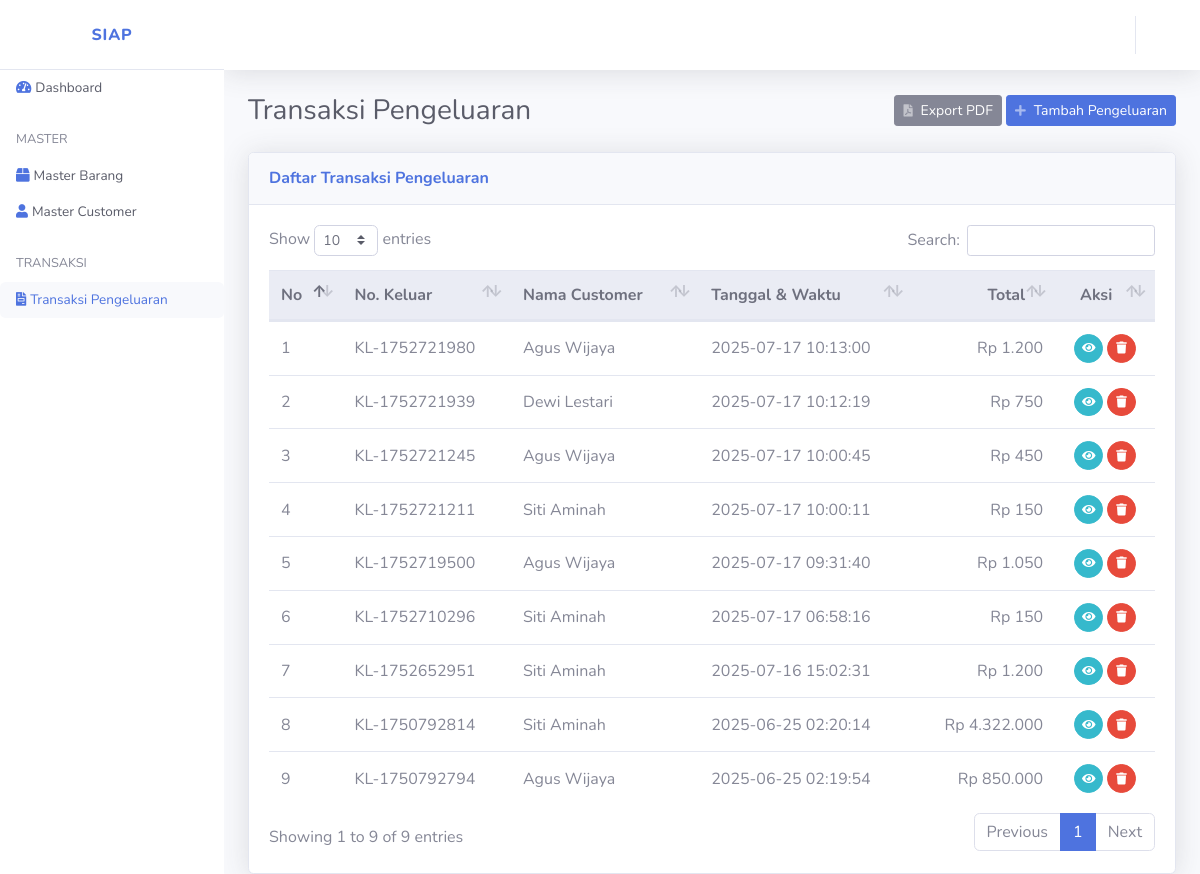
The page /index.php/pengeluaran on the database its author committed.
### tables this page shows
CREATE TABLE `pengeluaran` (
  `id` int(11) NOT NULL,
  `no_keluar` varchar(25) DEFAULT NULL,
  `tgl_keluar` date NOT NULL,
  `jam_keluar` varchar(10) DEFAULT NULL,
  `nama_customer` varchar(80) DEFAULT NULL,
  `nama_petugas` varchar(80) DEFAULT NULL,
  `total_keluar` bigint(20) NOT NULL
);

### application/controllers/Pengeluaran.php (called while the page is built, shortened)
<?php
class Pengeluaran extends CI_Controller
{
	public function __construct()
	{
		$this->data['aktif'] = 'pengeluaran';
		$this->load->model('M_barang', 'm_barang');
		$this->load->model('M_customer', 'm_customer');
		$this->load->model('M_pengeluaran', 'm_pengeluaran');
		$this->load->model('M_detail_keluar', 'm_detail_keluar');
	}
	public function index()
	{
		$this->data['title'] = 'Transaksi Pengeluaran';
		$this->data['all_pengeluaran'] = $this->m_pengeluaran->lihat();
		$this->data['no'] = 1;
		$this->load->view('pengeluaran/lihat', $this->data);
	}
}

### index.php (called while the page is built, shortened)
<?php
require_once BASEPATH.'core/CodeIgniter.php';

### application/models/M_pengeluaran.php (called while the page is built, shortened)
<?php
class M_pengeluaran extends CI_Model
{
	protected $_table = 'pengeluaran';
	public function lihat()
	{
		$this->db->select('no_keluar, nama_customer, tgl_keluar, jam_keluar, total_keluar, nama_petugas');
		$this->db->from($this->_table);
		$this->db->order_by('tgl_keluar', 'DESC');
		$this->db->order_by('jam_keluar', 'DESC');
		return $this->db->get()->result();
	}
}

### application/views/pengeluaran/lihat.php (the view, shortened to what this page needs)
<!DOCTYPE html>
<html lang="en">
<head>
	<?php $this->load->view('partials/head.php') ?>
</head>
<body id="page-top">
	<div id="wrapper">
		<?php $this->load->view('partials/sidebar.php') ?>
		<div id="content-wrapper" class="d-flex flex-column">
			<div id="content" data-url="<?= base_url('pengeluaran') ?>">
				<?php $this->load->view('partials/topbar.php') ?>
				<div class="container-fluid">
					<div class="d-sm-flex align-items-center justify-content-between mb-4">
						<h1 class="h3 mb-0 text-gray-800"><?= $title ?></h1>
						<div>
							<a href="<?= base_url('pengeluaran/export') ?>" class="btn btn-secondary btn-sm">
								<i class="fas fa-file-pdf fa-sm text-white-50 mr-2"></i>Export PDF
							</a>
							<a href="<?= base_url('pengeluaran/tambah') ?>" class="btn btn-primary btn-sm">
								<i class="fas fa-plus fa-sm text-white-50 mr-2"></i>Tambah Pengeluaran
							</a>
						</div>
					</div>
					<div class="card shadow">
						<div class="card-header py-3">
							<h6 class="m-0 font-weight-bold text-primary">Daftar Transaksi Pengeluaran</h6>
						</div>
						<div class="card-body">
							<div class="table-responsive">
								<table class="table table-hover" id="dataTable" width="100%" cellspacing="0">
									<thead class="thead-light">
										<tr>
											<th>No</th>
											<th>No. Keluar</th>
											<th>Nama Customer</th>
											<th>Tanggal & Waktu</th>
											<th class="text-right">Total</th>
											<th class="text-center">Aksi</th>
										</tr>
									</thead>
									<tbody>
										<?php foreach ($all_pengeluaran as $pengeluaran): ?>
											<tr>
												<td><?= $no++ ?></td>
												<td><?= $pengeluaran->no_keluar ?></td>
												<td><?= $pengeluaran->nama_customer ?></td>
												<td><?= $pengeluaran->tgl_keluar ?> 	<?= $pengeluaran->jam_keluar ?></td>
												<td class="text-right">Rp
													<?= number_format($pengeluaran->total_keluar, 0, ',', '.') ?></td>
												<td class="text-center">
													<a href="<?= base_url('pengeluaran/detail/' . $pengeluaran->no_keluar) ?>"
														class="btn btn-info btn-circle btn-sm" title="Lihat Detail">
														<i class="fa fa-eye"></i>
													</a>
													<a onclick="return confirm('Apakah Anda yakin ingin menghapus data ini?')"
														href="<?= base_url('pengeluaran/hapus/' . $pengeluaran->no_keluar) ?>"
														class="btn btn-danger btn-circle btn-sm" title="Hapus">
														<i class="fa fa-trash"></i>
													</a>
												</td>
											</tr>
										<?php endforeach ?>
									</tbody>
								</table>
							</div>
						</div>
					</div>
				</div>
			</div>
		</div>
	</div>
</body>
</html>

### application/views/partials/head.php (shortened to what this page needs)
<link href="<?= base_url('sb-admin') ?>/vendor/fontawesome-free/css/all.min.css" rel="stylesheet" type="text/css">
<link href="<?= base_url('sb-admin') ?>/vendor/datatables/dataTables.bootstrap4.min.css" rel="stylesheet">
<link href="<?= base_url('sb-admin') ?>/css/sb-admin-2.min.css" rel="stylesheet">
<link href="https://cdn.jsdelivr.net/npm/select2@4.1.0-rc.0/dist/css/select2.min.css" rel="stylesheet" />
<link rel="stylesheet" href="https://cdn.jsdelivr.net/npm/select2-bootstrap-5-theme@1.3.0/dist/select2-bootstrap-5-theme.min.css" />

### application/views/partials/sidebar.php (shortened to what this page needs)
<ul class="nav flex-column bg-white border-end vh-100 sidebar" id="accordionSidebar">
	<a class="sidebar-brand d-flex align-items-center justify-content-center py-4 border-bottom text-decoration-none"
		href="index.html">
		<div class="fs-4 fw-bold text-primary">SIAP</div>
	</a>
	<li class="nav-item <?= $aktif == 'dashboard' ? 'active' : '' ?>">
		<a class="nav-link d-flex align-items-center gap-2 px-3 py-2 <?= $aktif == 'dashboard' ? 'bg-light fw-semibold rounded' : 'text-dark' ?>"
			href="<?= base_url('dashboard') ?>">
			<i class="fas fa-tachometer-alt text-primary"></i>
			<span>Dashboard</span>
		</a>
	</li>
	<div class="px-3 mt-4 mb-2 text-muted text-uppercase small">Master</div>
	<li class="nav-item">
		<a class="nav-link d-flex align-items-center gap-2 px-3 py-2 <?= $aktif == 'barang' ? 'bg-light fw-semibold rounded' : 'text-dark' ?>"
			href="<?= base_url('barang') ?>">
			<i class="fas fa-box text-primary"></i>
			<span>Master Barang</span>
		</a>
	</li>
	<li class="nav-item">
		<a class="nav-link d-flex align-items-center gap-2 px-3 py-2 <?= $aktif == 'customer' ? 'bg-light fw-semibold rounded' : 'text-dark' ?>"
			href="<?= base_url('customer') ?>">
			<i class="fas fa-user text-primary"></i>
			<span>Master Customer</span>
		</a>
	</li>
	<div class="px-3 mt-4 mb-2 text-muted text-uppercase small">Transaksi</div>
	<li class="nav-item">
		<a class="nav-link d-flex align-items-center gap-2 px-3 py-2 <?= $aktif == 'pengeluaran' ? 'bg-light fw-semibold rounded' : 'text-dark' ?>"
			href="<?= base_url('pengeluaran') ?>">
			<i class="fas fa-file-invoice text-primary"></i>
			<span>Transaksi Pengeluaran</span>
		</a>
	</li>
</ul>

### application/views/pengeluaran/lihat.php (style rules this page uses)
.table td, .table th { vertical-align: middle; }

### rows shown on the page
pengeluaran: no_keluar "KL-1752721980", nama_customer "Agus Wijaya", tgl_keluar "2025-07-17", jam_keluar "10:13:00", total_keluar "1.200"
pengeluaran: no_keluar "KL-1752721939", nama_customer "Dewi Lestari", tgl_keluar "2025-07-17", jam_keluar "10:12:19", total_keluar "750"
pengeluaran: no_keluar "KL-1752721245", nama_customer "Agus Wijaya", tgl_keluar "2025-07-17", jam_keluar "10:00:45", total_keluar "450"
pengeluaran: no_keluar "KL-1752721211", nama_customer "Siti Aminah", tgl_keluar "2025-07-17", jam_keluar "10:00:11", total_keluar "150"
pengeluaran: no_keluar "KL-1752719500", nama_customer "Agus Wijaya", tgl_keluar "2025-07-17", jam_keluar "09:31:40", total_keluar "1.050"
pengeluaran: no_keluar "KL-1752710296", nama_customer "Siti Aminah", tgl_keluar "2025-07-17", jam_keluar "06:58:16", total_keluar "150"
pengeluaran: no_keluar "KL-1752652951", nama_customer "Siti Aminah", tgl_keluar "2025-07-16", jam_keluar "15:02:31", total_keluar "1.200"
pengeluaran: no_keluar "KL-1750792814", nama_customer "Siti Aminah", tgl_keluar "2025-06-25", jam_keluar "02:20:14", total_keluar "4.322.000"
pengeluaran: no_keluar "KL-1750792794", nama_customer "Agus Wijaya", tgl_keluar "2025-06-25", jam_keluar "02:19:54", total_keluar "850.000"

### other values the page prints
$title "Transaksi Pengeluaran"
